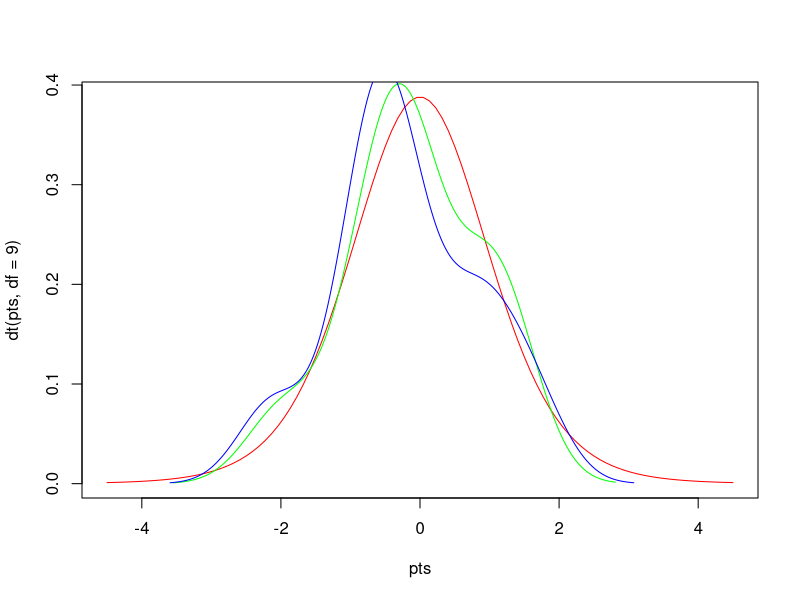

The R script that drew this image:
#01/16/2026, Jayques Nelson
#Purpose: Testing T-Test

#Generate dummy dataset
x = rnorm(10)
y = rnorm(10)

#Plot the variables x and y using a density plot
pts = seq(-4.5,4.5,length=100)
plot(pts,dt(pts,df=9),col='red',type='l')
lines(density(x), col='green')
lines(density(y), col='blue')
